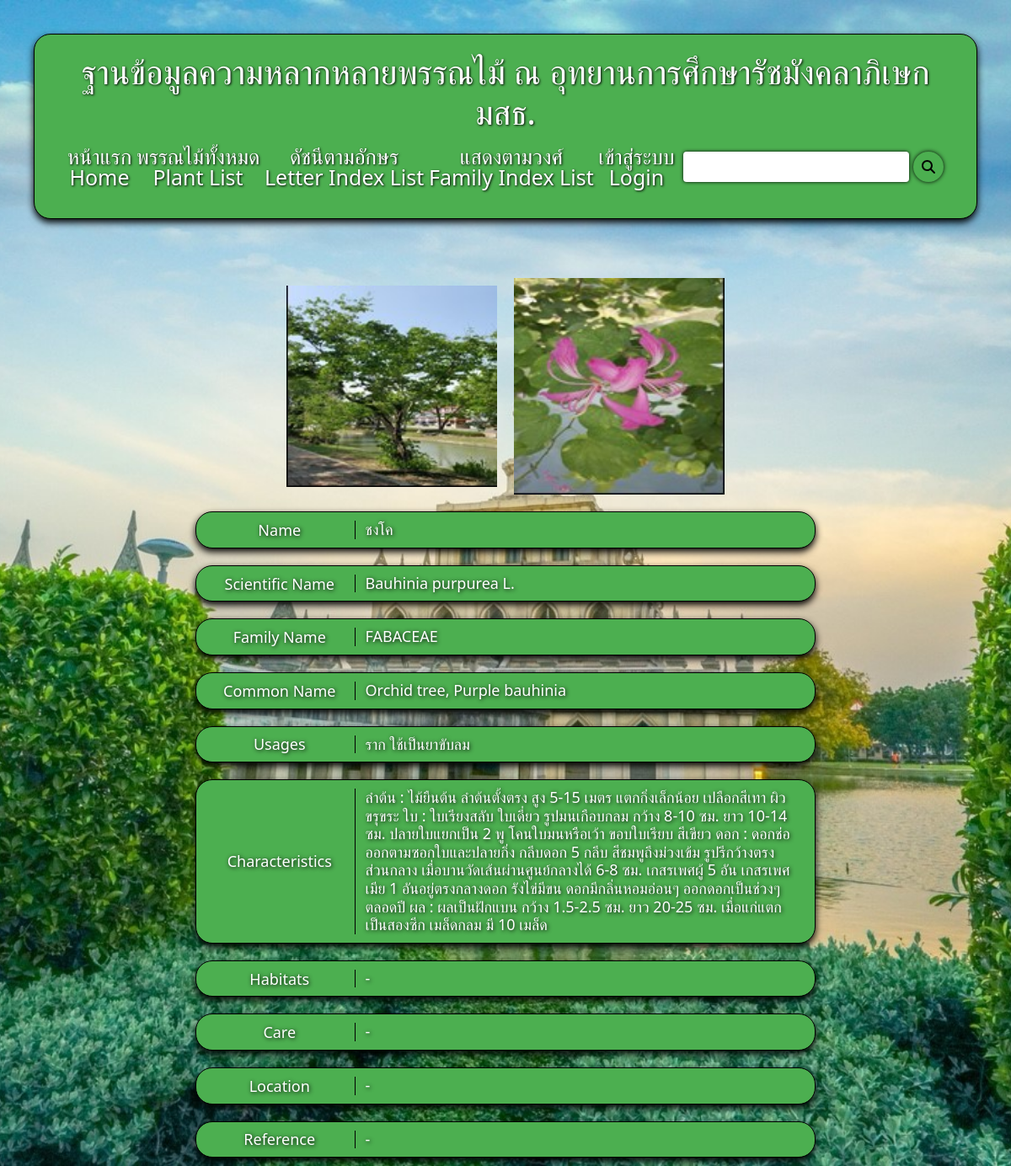
Screenshot of /plant/1 with the database file from the repository.
### application/models.py (models this page shows, shortened)
class plantImage(models.Model):
    image = models.ImageField(null=True, blank=True, upload_to="plant/")

class plant(models.Model):
    name = models.CharField(max_length=100)
    scientificName = models.CharField(max_length=100)
    familyNameList = models.ManyToManyField("familyName", related_name="famName", blank=True)
    commonNameList = models.ManyToManyField("commonName", related_name="comName", blank=True)
    uses = models.TextField(null=True, blank=True)
    characteristic = models.TextField(null=True, blank=True)
    distribution = models.TextField(null=True, blank=True)
    habitat = models.TextField(null=True, blank=True)
    care = models.TextField(null=True, blank=True)
    location = models.TextField(null=True, blank=True)
    references = models.URLField(null=True, blank=True)
    plantImageList = models.ManyToManyField("plantImage", related_name="plantImg", blank=True)

class familyName(models.Model):
    familyName = models.CharField(max_length=255)
    def __str__(self):
        return f"{self.familyName}"

class commonName(models.Model):
    commonName = models.CharField(max_length=255)
    def __str__(self):
        return f"{self.commonName}"

### application/views.py (the view)
# urls.py: path("plant/<int:id>", views.plantData, name="plant"),
def plantData(request, id):
    data = plant.objects.get(id=id)
    return render(request, "application/plant.html", {"data" : data })

### application/templates/application/plant.html
{% extends "application/layout.html" %}
{% load static %}
{% block extra_css %}
    <link rel="stylesheet" href="{% static 'application/css/plant.css'%}">
{% endblock %}
{% block body %}
    <div class="data-container">
        <div class="row">
            <div class="data-item data-image">
                {% if data.plantImageList.exists %}
                    {% for image in data.plantImageList.all %}
                        <img src="{{ image.image.url }}" alt="">
                    {% endfor %}
                {% else %}
                    <p class="plant-image">No Image available</p>
                {% endif %}
            </div>
        </div>
        <div class="row row-decoration">
            <div class="col-3 col-title">
                <p>Name</p>
            </div>
            <div class="col-9">
                <div class="data-item">
                    {% if data.name %}
                        {{ data.name }}
                    {% else %}
                        <p>-</p>
                    {% endif %}
                </div>
            </div>
        </div>
        <div class="row row-decoration">
            <div class="col-3 col-title">
                <p>Scientific Name</p>
            </div>
            <div class="col-9">
                <div class="data-item">
                    {% if data.scientificName %}
                        {{ data.scientificName }}
                    {% else %}
                        <p>-</p>
                    {% endif %}
                </div>
            </div>
        </div>
        <div class="row row-decoration">
            <div class="col-3 col-title">
                <p>Family Name</p>
            </div>
            <div class="col-9">
                <div class="data-item">
                    {% if data.familyNameList.exists %}
                        {% for name in data.familyNameList.all %}
                            {{ name }}{% if not forloop.last %},{% endif %}
                        {% endfor %}
                    {% else %}
                        <p>-</p>
                    {% endif %}
                </div>
            </div>
        </div>
        <div class="row row-decoration">
            <div class="col-3 col-title">
                <p>Common Name</p>
            </div>
            <div class="col-9">
                <div class="data-item">
                    {% if data.commonNameList.exists %}
                        {% for name in data.commonNameList.all %}
                            {{ name }}{% if not forloop.last %},{% endif %}
                        {% endfor %}
                    {% else %}
                        <p>-</p>
                    {% endif %}
                </div>
            </div>
        </div>
        <div class="row row-decoration">
            <div class="col-3 col-title">
                <p>Usages</p>
            </div>
            <div class="col-9">
                <div class="data-item">
                    {% if data.uses %}
                        {{ data.uses }}
                    {% else %}
                        <p>-</p>
                    {% endif %}
                </div>
            </div>
        </div>
        <div class="row row-decoration">
            <div class="col-3 col-title">
                <p>Characteristics</p>
            </div>
            <div class="col-9">
                <div class="data-item">
                    {% if data.characteristic %}
                        {{ data.characteristic }}
                    {% else %}
                        <p>-</p>
                    {% endif %}
                </div>
            </div>
        </div>
        <div class="row row-decoration">
            <div class="col-3 col-title">
                <p>Habitats</p>
            </div>
            <div class="col-9">
                <div class="data-item">
                    {% if data.habitat %}
                        {{ data.habitat }}
                    {% else %}
                        <p>-</p>
                    {% endif %}
                </div>
            </div>
        </div>
        <div class="row row-decoration">
            <div class="col-3 col-title">
                <p>Care</p>
            </div>
            <div class="col-9">
                <div class="data-item">
                    {% if data.care %}
                        {{ data.care }}
                    {% else %}
                        <p>-</p>
                    {% endif %}
                </div>
            </div>
        </div>
        <div class="row row-decoration">
            <div class="col-3 col-title">
                <p>Location</p>
            </div>
            <div class="col-9">
                <div class="data-item">
                    {% if data.location %}
                        {{ data.location }}
                    {% else %}
                        <p>-</p>
                    {% endif %}
                </div>
            </div>
        </div>
        <div class="row row-decoration">
            <div class="col-3 col-title">
                <p>Reference</p>
            </div>
            <div class="col-9">
                <div class="data-item">
                    {% if data.references %}
                        {{ data.references }}
                    {% else %}
                        <p>-</p>
                    {% endif %}
                </div>
            </div>
        </div>
    </div>
{% endblock %}

### application/templates/application/layout.html (shortened to what this page needs)
{% load static %}
<!DOCTYPE html>
<html lang="en">
    <head>
        <link rel="stylesheet" href="{% static 'application/bootstrap/css/bootstrap.css'%}">
        <link rel="stylesheet" href="{% static 'application/css/layout.css'%}">
        {% block extra_css %}
        {% endblock %}
    </head>
    <body>
            <div class="home-container">
                <header id="menu-container">
                    <div id="menu-block">
                        <h1>ฐานข้อมูลความหลากหลายพรรณไม้ ณ อุทยานการศึกษารัชมังคลาภิเษก มสธ.</h1>
                        <div class="menu-url-container">
                            <ul class="menu-url">
                                <li class="menu-item">
                                    <a href="{% url 'index' %}" class="menu-item-link">
                                        <p>หน้าแรก</p><p>Home</p>
                                    </a>
                                </li>
                                <li class="menu-item">
                                    <a href="{% url 'plantList' %}" class="menu-item-link">
                                        <p>พรรณไม้ทั้งหมด</p><p>Plant List</p>
                                    </a>
                                </li>
                                <li class="menu-item">
                                    <a href="{% url 'letterIndexList' indexList='all' %}" class="menu-item-link">
                                        <p>ดัชนีตามอักษร</p><p>Letter Index List</p>
                                    </a>
                                </li>
                                <li class="menu-item">
                                    <a href="{% url 'familyIndexList' %}" class="menu-item-link">
                                        <p>แสดงตามวงศ์</p><p>Family Index List</p>
                                    </a>
                                </li>
                                {% if user.is_authenticated %}
                                    <li class="menu-item">
                                        <a href="{% url 'dashboard' %}" class="menu-item-link">
                                            <p>จัดการข้อมูล</p><p>Manage</p>
                                        </a>
                                    </li>
                                {% else %}
                                    <li class="menu-item">
                                        <a href="{% url 'login' %}" class="menu-item-link">
                                            <p>เข้าสู่ระบบ</p><p>Login</p>
                                        </a>
                                    </li>
                                {% endif %}
                                <li class="menu-item-search">
                                    <form action="{% url 'search' %}" method="POST">
                                        <input type="text" class="form-control" name="input">
                                        <button type="submit" id="button-normal-search" value="Search">
                                            <i class="fa-solid fa-magnifying-glass"></i>
                                        </button>
                                    </form>
                                </li>
                            </ul>
                        </div>
                    </div>
                </header>
                <main>
                    <div id="page-container">
                        {% block body %}
                        {% endblock %}
                    </div>
                </main>
            </div>
    </body>
</html>

### application/static/application/css/layout.css (style rules this page uses)
html, body, div, span, applet, object, iframe, h1, h2, h3, h4, h5, h6, p, blockquote, pre, a, abbr, acronym, address, big, cite, code, del, dfn, em, img, ins, kbd, q, s, samp, small, strike, strong, sub, sup, tt, var, b, u, i, center, dl, dt, dd, ol, ul, li, fieldset, form, label, legend, table, caption, tbody, tfoot, thead, tr, th, td, article, aside, canvas, details, embed, figure, figcaption, footer, header, hgroup, menu, nav, output, ruby, section, summary, time, mark, audio, video { margin: 0; padding: 0; border: 0; }
article, aside, details, figcaption, figure, footer, header, hgroup, menu, nav, section { display: block; }
body { line-height: 1; height: 100%; width: 100%; background: url("/static/application/images/background.jpg"); background-size: cover; background-position: center; background-repeat: no-repeat; background-attachment: fixed; }
ol, ul { list-style: none; }
.home-container { height: 100%; width: 100%; max-width: 100%; }
#menu-container { width: 100%; padding: 40px; margin: 0 auto; }
#menu-block { background: #4CAF50; text-align: center; border: 1px solid black; border-radius: 20px; padding: 20px; box-shadow: 0 4px 8px rgba(0, 0, 0, 1); color: #fff; text-shadow: 1px 1px 3px rgba(0, 0, 0, 1); }
.menu-url-container { padding: 1em; }
.menu-url { display: flex; flex-direction: row; justify-content: space-around; align-items: center; width: 100%; }
.menu-item-link { color: #fff; text-shadow: 1px 1px 3px rgba(0, 0, 0, 1); text-decoration: none; transition: color 0.3s ease; }
.menu-item-link p, .menu-item-search p { font-size: 25px; }
.menu-item-search { width: 30%; }
.menu-item-search form { display: flex; align-items: center; justify-content: center; align-content: center; flex-direction: row; }
.menu-item-search form input { margin-left: 5px; margin-right: 5px; box-shadow: 0 0 4px rgba(0, 0, 0, 3); border: none; outline: none; }
#button-normal-search { padding: 10px; border-radius: 50%; border: none; box-shadow: 0 0 5px rgba(0, 0, 0, 3); background-color: #4CAF50; }
#page-container { margin: 0 auto; margin-top: 20px; width: 90%; }

### application/static/application/css/plant.css (style rules this page uses)
.data-container { display: flex; flex-direction: column; width: 70%; margin: 0 auto; }
.row-decoration { border: 1px solid black; margin: 10px; padding: 10px; background: #4CAF50; border-radius: 20px; border: 1px solid black; box-shadow: 0 4px 8px rgba(0, 0, 0, 1); }
.col-title { display: flex; justify-content: center; align-items: center; border-right: 1px solid black; font-size: 18px; color: #fff; text-shadow: 1px 1px 5px rgba(0, 0, 0, 1); text-align: center; }
.data-item { font-size: 18px; color: #fff; text-shadow: 1px 1px 5px rgba(0, 0, 0, 1); line-height: 1.2; }
.data-image { display: flex; align-items: center; justify-content: center; }
.data-image img { margin: 10px; width: 250px; height: auto; }

### rows the page displays
plantImage: image (picture)
plantImage: image (picture)
plant: name "ชงโค", scientificName "Bauhinia purpurea L.", uses "ราก ใช้เป็นยาขับลม", characteristic "ลำต้น : ไม้ยืนต้น ลำต้นตั้งตรง สูง 5-15 เมตร แตกกิ่งเล็กน้อย เปลือกสีเทา ผิวขรุขระ ใบ : ใบเรียงสลับ ใบเดี่ยว รูปมนเกือบกลม กว้าง 8-10 ซม. ยาว 10-14 ซม. ปลายใบแยกเป็น 2 พู โคนใบมนหรือเว้า ขอบใบเรียบ สีเขียว ดอก : ดอกช่อออกตามซอกใบและปลายกิ่ง กลีบดอก 5 กลีบ สีชมพูถึงม่วงเข้ม รูปรีกว้างตรงส่วนกลาง เมื่อบานวัดเส้นผ่านศูนย์กลางได้ 6-8 ซม. เกสรเพศผู้ 5 อัน เกสรเพศเมีย 1 อันอยู่ตรงกลางดอก รังไข่มีขน ดอกมีกลิ่นหอมอ่อนๆ ออกดอกเป็นช่วงๆ ตลอดปี ผล : ผลเป็นฝักแบน กว้าง 1.5-2.5 ซม. ยาว 20-25 ซม. เมื่อแก่แตกเป็นสองซีก เมล็ดกลม มี 10 เมล็ด"
familyName: familyName "FABACEAE"
commonName: commonName "Orchid tree"
commonName: commonName "Purple bauhinia"
